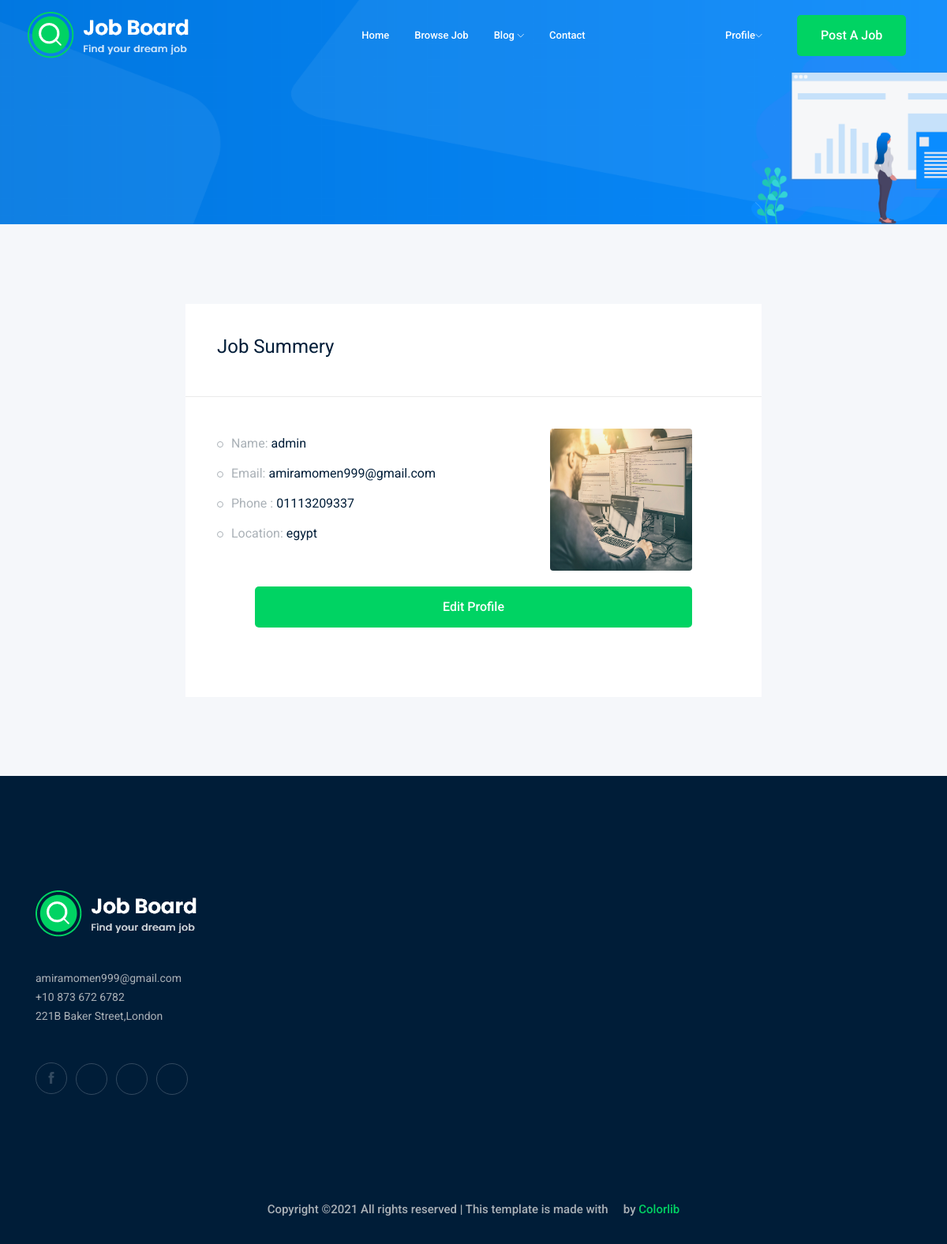
/accounts/profile/ (signed in), run on the app's committed database.
### accounts/models.py (models this page shows)
class Profile(models.Model):
    user = models.OneToOneField(User , on_delete=models.CASCADE)
    phone = models.CharField(max_length=11)
    image = models.ImageField(upload_to='profile/')
    city = models.ForeignKey('City',blank=True, null=True, on_delete=models.CASCADE)
    def __str__(self):
        return str ( self.user)

class City (models.Model):
    name = models.CharField(max_length=15)
    def __str__(self):
        return str ( self.name)

### accounts/views.py (the view)
# urls.py: path('profile/',views.profile,name='profile'),
def profile (request):
      profile = Profile.objects.get(user = request.user)
      return render(request, 'accounts/profile.html',{'profile':profile})

### accounts/templates/accounts/profile.html (shortened to what this page needs)
{% extends 'base.html' %}
{% load bootstrap4 %}
{% block body %}
    <div class="bradcam_area bradcam_bg_1">
        <div class="container">
            <div class="row">
                <div class="col-xl-12">
                </div>
            </div>
        </div>
    </div>
    <div class="job_details_area">
        <div class="container">
            <div class="row">
                <div class="col-lg-8 mx-auto">
                    <div class="job_sumary">
                        <div class="summery_header">
                            <h3>Job Summery</h3>
                        </div>
                        <div class="job_content">
                             <img src="{{profile.image.url}}"alt="" width="180px" height="180px" class="rounded float-right mx-5" >
                            <ul>
                                <li> Name: <span>{{profile}}</span></li>
                                <li> Email: <span>{{profile.user.email}} </span></li>
                                <li> Phone : <span>{{profile.phone}} </span></li>
                                <li>Location: <span> {{profile.city}}</span></li>
                            </ul>
                            <div class="p-5">
                              <a class="boxed-btn3 w-100" href="{% url 'accounts:profile_edit'%}"> Edit Profile </a>
                            </div>
                        </div>
                    </div>
                </div>
            </div>
        </div>
    </div>
{% endblock %}

### data on the page
Profile: image (picture), user.username "admin", user.email "amiramomen999@gmail.com", phone "01113209337", city "egypt"
